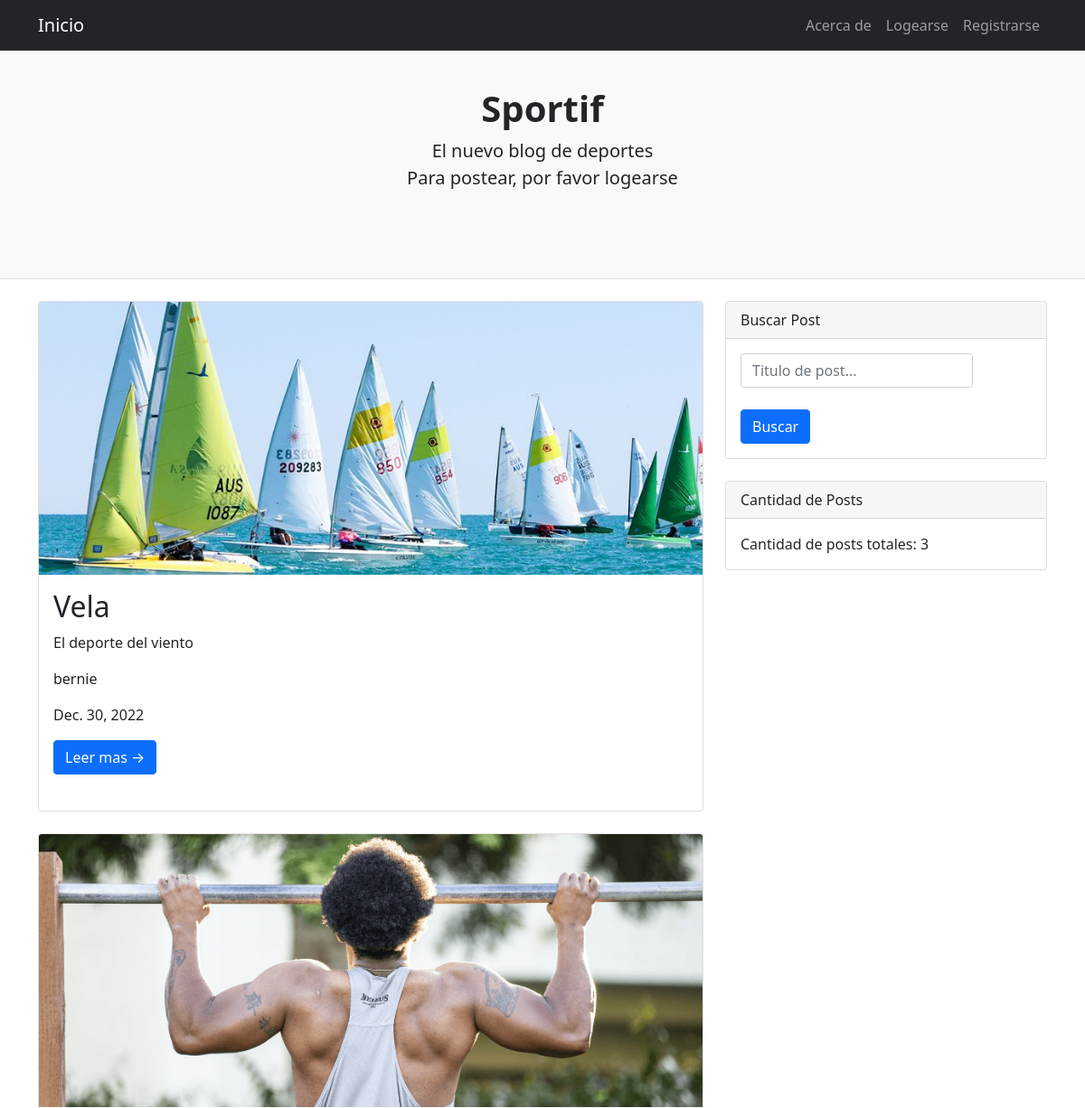
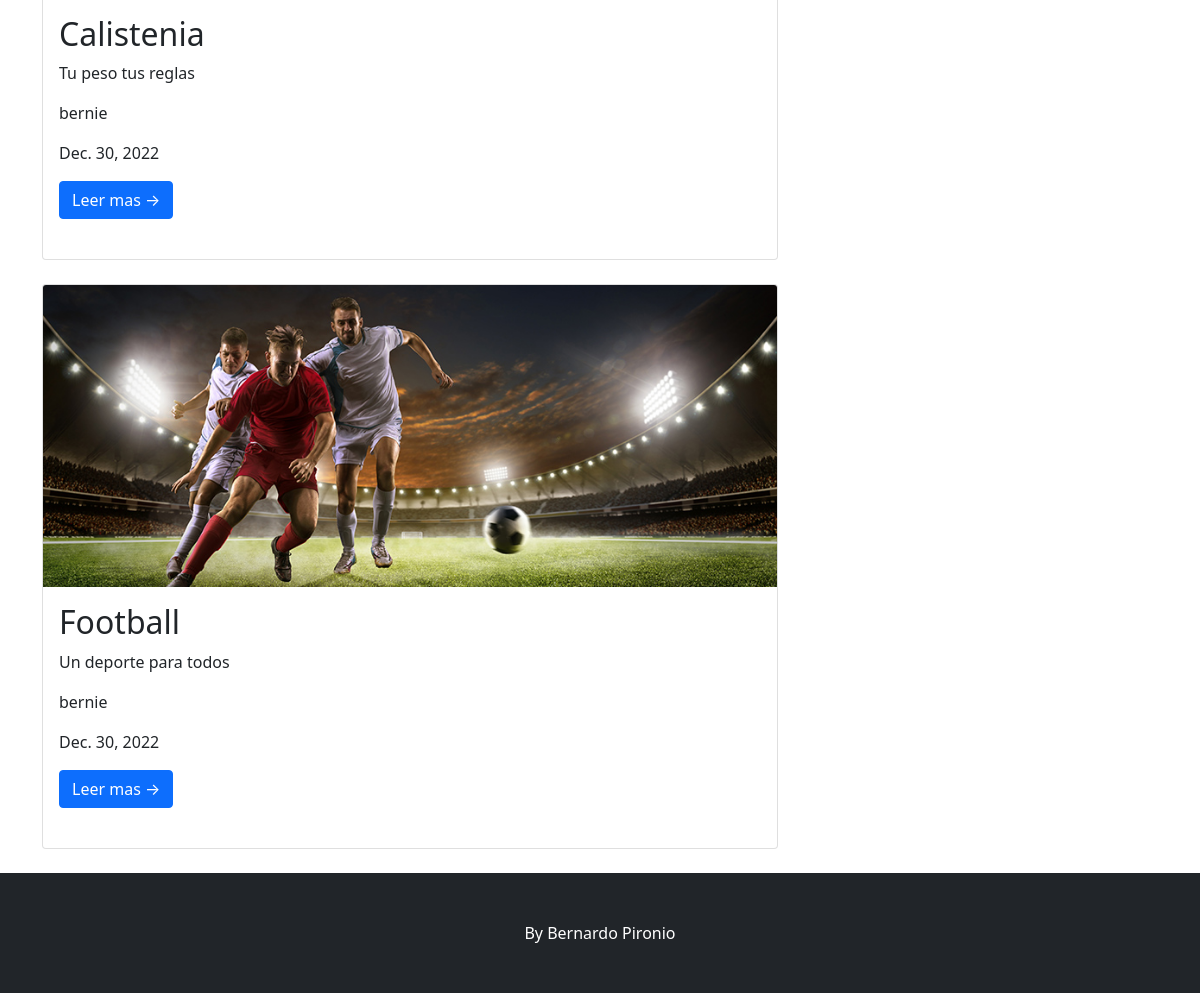
The page / on the database its author committed (2 pictures, top to bottom).
### blog/models.py (models this page shows, shortened)
class Post(models.Model):
    titulo=models.CharField(max_length=30)
    subtitulo=models.CharField(max_length=30,null=True)
    autor=models.CharField(max_length=30,null=True)
    fecha=models.DateField()
    texto=RichTextField()
    imagen=models.ImageField()

### blog/views.py (the view)
# urls.py: path('', inicio ,name='inicio'),
def inicio(request):
    posts=Post.objects.all()
    cantidad_posts=0
    for post in posts:
        cantidad_posts+=1
    return render(request, 'blog/inicio.html',{'posts':posts,'cantidad_posts':cantidad_posts})

### blog/templates/blog/inicio.html (shortened to what this page needs)
{% extends 'blog/padre.html' %}
{% load static %}
{% block titulo %}
<h1 class="fw-bolder">Sportif</h1>
<p class="lead mb-0">El nuevo blog de deportes</p>
{% if user.is_authenticated %}
<p class="lead mb-0">Bienvenido/a, {{ user.username }} </p>
{% else %}
<p class="lead mb-0">Para postear, por favor logearse</p>
{% endif %}
{% endblock %}
{% block pagina %}
<div class="container">
    <div class="row">
        <div class="col-lg-8">
            {% if posts %}
            {% for post in posts %}
                <div class="card mb-4">
                    <a href={% url 'leer_mas' post.id %}><img class="card-img-top" src="{{ post.imagen.url }}" alt="..." /></a>
                    <div class="card-body">
                        <h2 class="card-title">{{ post.titulo }}</h2>
                        <p class="card-text">{{ post.subtitulo }}</p>
                        <p class="card-text">{{ post.autor }}</p>
                        <p class="card-text">{{ post.fecha }}</p>
                        <a class="btn btn-primary" href={% url 'leer_mas' post.id %}>Leer mas →</a>
                        <br>
                        <br>
                    </div>
                </div>
            {% endfor %}
            {% else %}
            <h1>No hay posts publicados todavia</h1>
            {% endif %}
        </div>
        <div class="col-lg-4">
            <div class="card mb-4">
                <div class="card-header">Buscar Post</div>
                <div class="card-body">
                    <div class="input-group">
                        <form action="{% url 'buscar' %}" method="GET">
                            <input class="form-control" name="titulo" id="titulo" type="text" placeholder="Titulo de post..." />
                            <br>
                            <input type="submit" value="Buscar" class="btn btn-primary">
                        </form>
                    </div>
                </div>
            </div>
            <div class="card mb-4">
                <div class="card-header">Cantidad de Posts</div>
                <div class="card-body">Cantidad de posts totales: {{ cantidad_posts }}</div>
            </div>
        </div>
    </div>
</div>
{% endblock %}

### blog/templates/blog/padre.html (shortened to what this page needs)
<!DOCTYPE html>
<html lang="en">
    <head>
        {% load static %}
        <link href="{% static 'blog/css/styles.css' %}" rel="stylesheet" />
    </head>
    <body>
        <nav class="navbar navbar-expand-lg navbar-dark bg-dark" style="position: fixed;width: 100%;z-index: 100;">
            <div class="container">
                <a class="navbar-brand" href={% url 'inicio' %}>Inicio</a>
                <div class="collapse navbar-collapse" id="navbarSupportedContent">
                    <ul class="navbar-nav ms-auto mb-2 mb-lg-0">
                        <li class="nav-item"><a class="nav-link" href={% url 'about' %}>Acerca de</a></li>
                        {% if user.is_authenticated %}
                        <li class="nav-item"><a class="nav-link" href={% url 'logout' %}>Deslogearse</a></li>
                        <li class="nav-item"><a class="nav-link" href={% url 'crear' %}>Postear</a></li>
                        <li class="nav-item"><a class="nav-link" href={% url 'enviar_mensaje' %}>Enviar Mensajes</a></li>
                        <li class="nav-item"><a class="nav-link" href={% url 'leer_mensaje' %}>Leer Mensajes</a></li>
                        <li class="nav-item"><a class="nav-link" href={% url 'perfil' %}>Perfil</a></li>
                        {% else %}
                        <li class="nav-item"><a class="nav-link" href={% url 'login' %}>Logearse</a></li>
                        <li class="nav-item"><a class="nav-link" href={% url 'register' %}>Registrarse</a></li>
                        {% endif %}
                    </ul>
                </div>
            </div>
        </nav>
        <header class="py-5 bg-light border-bottom mb-4">
            <div class="container">
                <div class="text-center my-5">
                    {% block titulo %}
                    {% endblock %}
                </div>
            </div>
        </header>
        {% block pagina %}
        {% endblock %}
        <footer class="py-5 bg-dark">
            <div class="container"><p class="m-0 text-center text-white">By Bernardo Pironio</p></div>
        </footer>
</html>

### rows shown on the page
Post: imagen (picture), titulo "Vela", subtitulo "El deporte del viento", autor "bernie", fecha "Dec. 30, 2022"
Post: imagen (picture), titulo "Calistenia", subtitulo "Tu peso tus reglas", autor "bernie", fecha "Dec. 30, 2022"
Post: imagen (picture), titulo "Football", subtitulo "Un deporte para todos", autor "bernie", fecha "Dec. 30, 2022"

### other values the page prints
{{ cantidad_posts }} "3"
